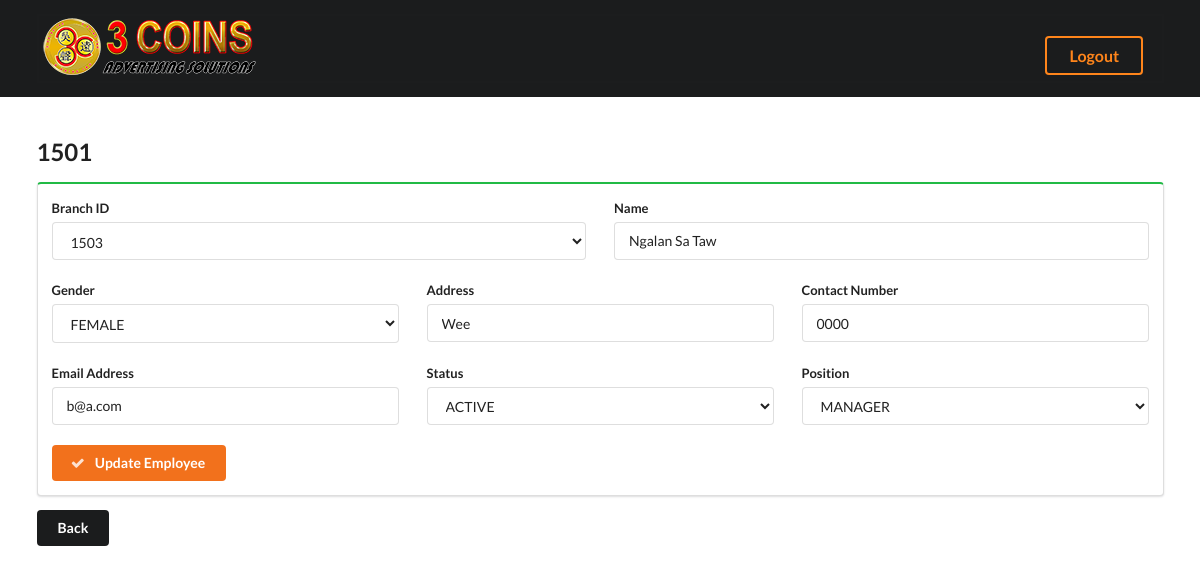
/webpages/admin/update_emp.php?id=1501 (signed in), run on the app's committed database.
### tables this page shows
CREATE TABLE IF NOT EXISTS `employee` (
  `employee_id` int(11) NOT NULL,
  `branch_id` int(11) NOT NULL,
  `employee_name` varchar(255) DEFAULT NULL,
  `gender` enum('MALE','FEMALE') DEFAULT NULL,
  `employee_address` varchar(255) DEFAULT NULL,
  `employee_contact_number` varchar(255) DEFAULT NULL,
  `employee_email_address` varchar(255) DEFAULT NULL,
  `status` enum('ACTIVE','INACTIVE','UNDER PROBATION') DEFAULT NULL,
  `position` enum('MANAGER','GRAPHIC ARTIST','SALES REPRESENTATIVE','PRINTER/INSTALLER') DEFAULT NULL
);

### webpages/required/core.php (called while the page is built, shortened)
<?php
function loggedin(){
 if (isset($_SESSION['user_id']) && !empty($_SESSION['user_id'])) {
 	return true;
 } else{
 	return false;
 }
}
?>

### webpages/admin/update_emp.php (the view, shortened to what this page needs)
<?php
require '../required/core.php';
    $id = null;
    if ( !empty($_GET['id'])) {
        $id = $_REQUEST['id'];
    }
      $pdo = Database::connect();
      $sql = "SELECT * FROM employee WHERE employee_id='$id'";
          foreach ($pdo->query($sql) as $row) {
            $eid = $row['employee_id'];
            $bid = $row['branch_id'];
            $name = $row['employee_name'];
            $gender = $row['gender'];
            $add = $row['employee_address'];
            $cn = $row['employee_contact_number'];
            $eadd = $row['employee_email_address'];
            $stat = $row['status'];
            $pos = $row['position'];
          }
if (loggedin()) {
?>
<!DOCTYPE html>
<html>
<head>
  <link rel="stylesheet" type="text/css" href="../../dist/components/reset.css">
  <link rel="stylesheet" type="text/css" href="../../dist/components/site.css">
  <link rel="stylesheet" type="text/css" href="../../dist/components/accordion.css">
  <link rel="stylesheet" type="text/css" href="../../dist/components/container.css">
  <link rel="stylesheet" type="text/css" href="../../dist/components/grid.css">
  <link rel="stylesheet" type="text/css" href="../../dist/components/header.css">
  <link rel="stylesheet" type="text/css" href="../../dist/components/image.css">
  <link rel="stylesheet" type="text/css" href="../../dist/components/menu.css">
  <link rel="stylesheet" type="text/css" href="../../dist/components/form.css">
  <link rel="stylesheet" type="text/css" href="../../dist/components/divider.css">
  <link rel="stylesheet" type="text/css" href="../../dist/components/dropdown.css">
  <link rel="stylesheet" type="text/css" href="../../dist/components/segment.css">
  <link rel="stylesheet" type="text/css" href="../../dist/components/button.css">
  <link rel="stylesheet" type="text/css" href="../../dist/components/list.css">
  <link rel="stylesheet" type="text/css" href="../../dist/components/icon.css">
  <link rel="stylesheet" type="text/css" href="../../dist/components/sidebar.css">
  <link rel="stylesheet" type="text/css" href="../../dist/components/transition.css">
  <link rel="stylesheet" type="text/css" href="../../dist/components/table.css">
  <link rel="stylesheet" type="text/css" href="../../dist/components/modal.css">
</head>
<body>
  <div class="ui inverted vertical center aligned segment">
    <div class="ui container">
      <div class="ui large secondary inverted pointing menu">
        <a class="brand"><img src="../assets/images/logo3.png" class="image"></a>
        <div class="right item">
          <a class="ui inverted orange button" href="logout.php">Logout</a>
        </div>
      </div>
    </div>
  </div>
  <br><br>
  <div class="ui container">
      <div class="content">
        <h2><?php echo $eid;?></h2>
        <form class="ui green form segment" method="post" action="update_emp.php?id=<?php echo $id?>">
          <div class="ui two column grid">
            <div class="column">
              <div class="field">
                <label>Branch ID</label>
                <select name="branch_id" required>
                <option name="<?php echo $bid?>" selected="selected"><?php echo $bid?></option>
                </select>
              </div>
            </div>
            <div class="column">
              <div class="field">
                <label>Name</label>
                <input name="name" type="text" value="<?php echo $name?>" required>
              </div>
            </div>
          </div>
          <br>
          <div class="ui three column grid">
            <div class="column">
              <div class="field">
                <label>Gender</label>
                <select name="gender" required>
                  <option name="<?php echo $gender?>" selected="selected"><?php echo $gender?></option>
                </select>
              </div>
            </div>
            <div class="column">
              <div class="field">
                <label>Address</label>
                <input name="address" type="text" value="<?php echo $add?>" required>
              </div>
            </div>
            <div class="column">
              <div class="field">
                <label>Contact Number</label>
                <input name="cont_num" type="text" value="<?php echo $cn?>" required>
              </div>
            </div>
          </div>
          <br>
          <div class="ui three column grid">
            <div class="column">
              <div class="field">
                <label>Email Address</label>
                <input name="e_add" type="text" value="<?php echo $eadd?>" required>
              </div>
            </div>
            <div class="column">
              <div class="field">
                <label>Status</label>
                <select name="stat"  required>
                  <option name="<?php echo $stat?>" selected="selected"><?php echo $stat?></option>
                </select>
              </div>
            </div>
            <div class="column">
              <div class="field">
                <label>Position</label>
                <select name="pos" required>
                  <option name="<?php echo $pos?>" selected="selected"><?php echo $pos?></option>
                </select>
              </div>
            </div>
          </div>
          <br>
          <div>
            <button class="ui orange button">
              <i class="check icon"></i>
                 Update Employee
            </button>
          </div>
        </form>
                    <a href="admin_emp.php"><button class="ui black button">
                 Back
            </button></a>
      </div>
    <br>
  </div>
<br>
</body>
</html>
<?php
} else{
  include 'admin_login.php';
}
?>

### data on the page
employee: employee "1501", branch_id "1503", name "Ngalan Sa Taw", gender "FEMALE", address "Wee", cont_num "0000", e_add "b@a.com", stat "ACTIVE", pos "MANAGER"
